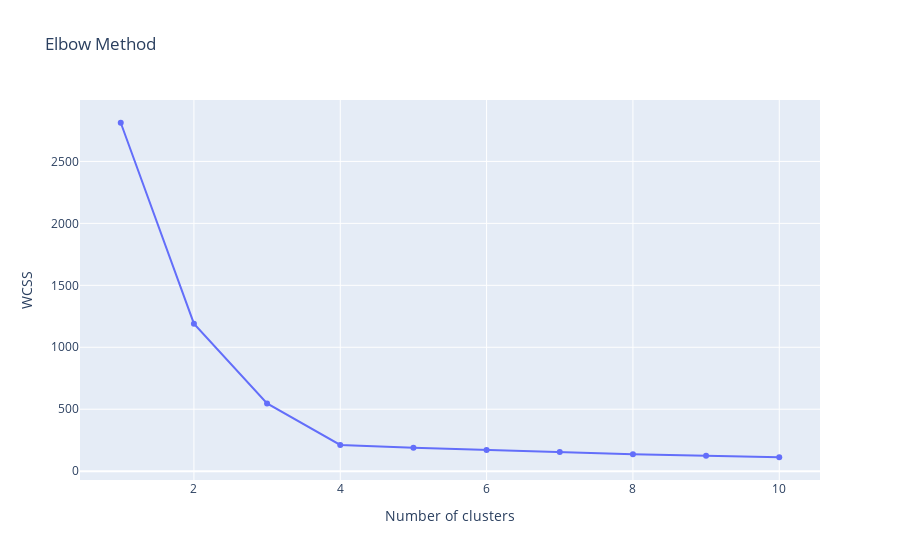

Here is the notebook cell this chart was saved with:
### Code cell
wcss = []
for i in range(1, 11):
    kmeans = KMeans(n_clusters=i, init='k-means++', max_iter=300, n_init=10, random_state=0)
    kmeans.fit(X)
    wcss.append(kmeans.inertia_)

fig = px.line(y=wcss, x=range(1, 11), title='Elbow Method',  markers=True)
fig.update_layout(title="Elbow Method", xaxis_title="Number of clusters", yaxis_title="WCSS")
fig.show()

### Figure 1 — Plotly figure (JSON) as saved in the notebook; plotly's stock layout.template omitted (floating-point values rounded to 4 significant figures)
{"data": [{"hovertemplate": "x=%{x}<br>y=%{y}<extra></extra>", "legendgroup": "", "line": {"color": "#636efa", "dash": "solid"}, "marker": {"symbol": "circle"}, "mode": "lines+markers", "name": "", "orientation": "v", "showlegend": false, "type": "scatter", "x": [1, 2, 3, 4, 5, 6, 7, 8, 9, 10], "xaxis": "x", "y": [2812.0, 1191.0, 546.9, 212.0, 188.8, 170.7, 154.9, 137.5, 123.8, 112.4], "yaxis": "y"}], "layout": {"legend": {"tracegroupgap": 0}, "title": {"text": "Elbow Method"}, "xaxis": {"anchor": "y", "domain": [0, 1], "title": {"text": "Number of clusters"}}, "yaxis": {"anchor": "x", "domain": [0, 1], "title": {"text": "WCSS"}}}}
